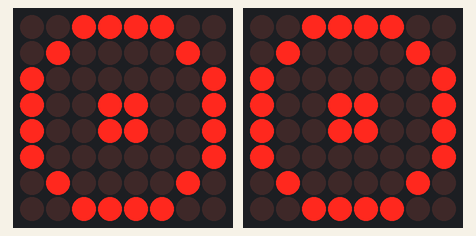
Recording of a sketch running on a simulated Arduino Uno, built with avr-gcc and run on an emulated ATmega328P. Shown: 2 × 8×8 LED matrix.

Above: at 0.1 s.
At 3.31 s:
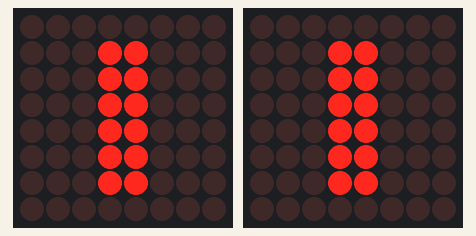
At 4.8 s:
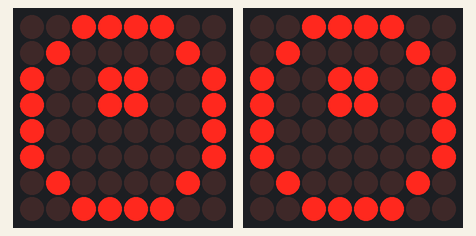
At 5.8 s:
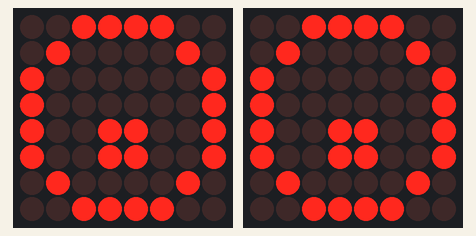
At 7.9 s:
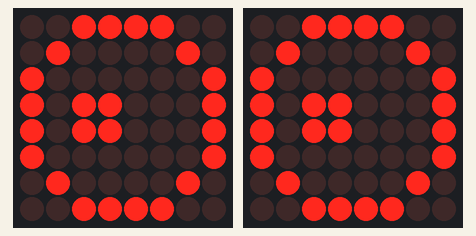
At 8.6 s:
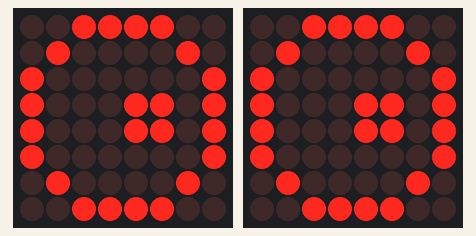

The sketch:

8x8_matrix_led.ino
```cpp
#include "LedControl.h"
#include "binary.h"

/*
 Left LED Matrix
 DIN - pin 13
 CS - pin 12
 CLK - pin 11

 Right LED Matrix
 DIN - pin 10
 CS - pin 9
 CLK - pin 8
*/

LedControl leftLED = LedControl(13,11,12,1);
LedControl rightLED = LedControl(10,8,9,1);

byte mood[8];

byte neutral[8]= {B00111100,B01000010,B10000001,B10011001,B10011001,B10000001,B01000010,B00111100};
byte blinking[8] = {B00000000,B00011000,B00011000,B00011000,B00011000,B00011000,B00011000,B00000000};
byte lookingLeft[8] = {B00111100,B01000010,B10011001,B10011001,B10000001,B10000001,B01000010,B00111100};
byte lookingRight[8] = {B00111100,B01000010,B10000001,B10000001,B10011001,B10011001,B01000010,B00111100};
byte lookingUp[8] = {B00111100,B01000010,B10000001,B10110001,B10110001,B10000001,B01000010,B00111100};
byte lookingDown[8] = {B00111100,B01000010,B10000001,B10001101,B10001101,B10000001,B01000010,B00111100};
byte eyebrownUpHigh[8] = {B00000000,B00001000,B00000100,B00000100,B00000100,B00000100,B00001000,B00000000};
byte eyebrownUpLow[8] = {B00000000,B00000100,B00000010,B00000010,B00000010,B00000010,B00000100,B00000000};
byte eyebrownDownHigh[8] = {B00000000,B00010000,B00100000,B00100000,B00100000,B00100000,B00010000,B00000000};
byte eyebrownDownLow[8] = {B00000000,B00100000,B01000000,B01000000,B01000000,B01000000,B00100000,B00000000};

void setup() {
  leftLED.shutdown(0,false);
  rightLED.shutdown(0,false);

  leftLED.setIntensity(0,8);
  rightLED.setIntensity(0,8);

  leftLED.clearDisplay(0);
  rightLED.clearDisplay(0);
}

void eyeExpression(char mood[]){
  leftLED.setRow(0,0,mood[0]);
  leftLED.setRow(0,1,mood[1]);
  leftLED.setRow(0,2,mood[2]);
  leftLED.setRow(0,3,mood[3]);
  leftLED.setRow(0,4,mood[4]);
  leftLED.setRow(0,5,mood[5]);
  leftLED.setRow(0,6,mood[6]);
  leftLED.setRow(0,7,mood[7]);

  rightLED.setRow(0,0,mood[0]);
  rightLED.setRow(0,1,mood[1]);
  rightLED.setRow(0,2,mood[2]);
  rightLED.setRow(0,3,mood[3]);
  rightLED.setRow(0,4,mood[4]);
  rightLED.setRow(0,5,mood[5]);
  rightLED.setRow(0,6,mood[6]);
  rightLED.setRow(0,7,mood[7]);
}

void neutralMood(){
  eyeExpression(neutral);
  delay(1000);
  eyeExpression(blinking);
  delay(200);
  eyeExpression(neutral);
  delay(2000);
  eyeExpression(blinking);
  delay(200);
  eyeExpression(neutral);
  delay(500);
  eyeExpression(blinking);
  delay(100);
  eyeExpression(neutral);
  delay(100);
  eyeExpression(blinking);
  delay(100);
  eyeExpression(neutral);
  delay(500);
  eyeExpression(lookingLeft);
  delay(1000);
  eyeExpression(lookingRight);
  delay(1000);
  eyeExpression(neutral);
  delay(500);
  eyeExpression(blinking);
  delay(100);
  eyeExpression(neutral);
  delay(500);
  eyeExpression(lookingUp);
  delay(750);
  eyeExpression(lookingDown);
  delay(750);
  eyeExpression(neutral);
  delay(200);
  eyeExpression(blinking);
  delay(100);
}

void happyMood(){
  eyeExpression(eyebrownUpHigh);
  delay(100);
  eyeExpression(eyebrownUpLow);
  delay(100);
}

void sleepingMood(){
  eyeExpression(eyebrownDownHigh);
  delay(2000);
  eyeExpression(eyebrownDownLow);
  delay(2000);
}

void loop(){
  neutralMood();
  //happyMood();
  ///sleepingMood();
}
```

Measured:
- by itself, everything shown: repeats every 9.6 s, in 18 steps
- what the display in image 2 shows lasts 1.0 s, from 4.7 s to 5.7 s
- what the display in image 4 shows lasts 0.8 s, from 7.8 s to 8.6 s
